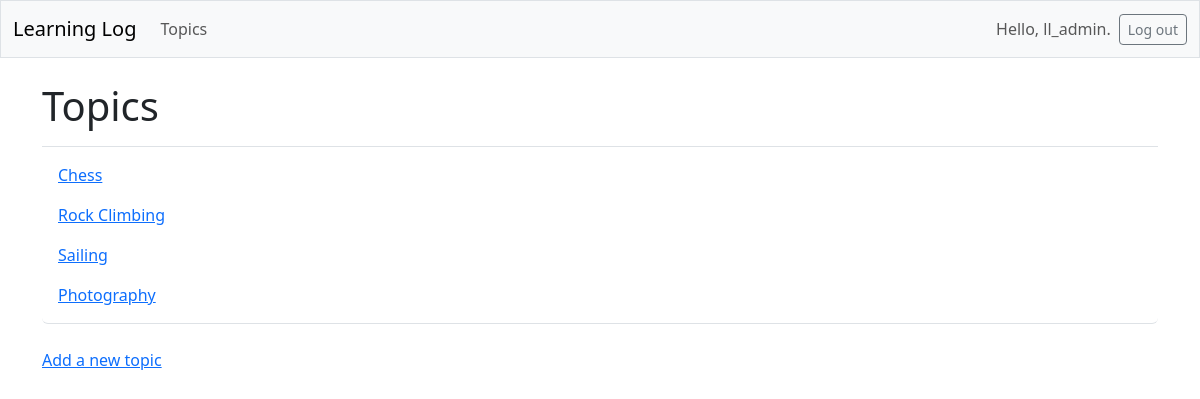
The app's page /topics/ (signed in) with its own data.
### learning_logs/models.py (models this page shows, shortened)
class Topic(models.Model):
    text = models.CharField(max_length=200)
    date_added = models.DateTimeField(auto_now_add=True)
    owner = models.ForeignKey(User, on_delete=models.CASCADE)

### learning_logs/views.py (the view)
# urls.py: path('topics/', views.topics, name='topics'),
@login_required
def topics(request):
    topics = Topic.objects.filter(owner=request.user).order_by('date_added')
    context = {'topics':topics}
    return render(request, 'learning_logs/topics.html', context)

### learning_logs/templates/learning_logs/topics.html
{% extends 'learning_logs/base.html' %}
{% block page_header %}
  <h1>Topics</h1>
{% endblock page_header %}
{% block content %}
  <ul class="list-group border-bottom pb-2 mb-4">
    {% for topic in topics %}
      <li class="list-group-item border-0">
        <a href="{% url 'learning_logs:topic' topic.id %}">
          {{ topic.text }}</a>
      </li>
    {% empty %}
      <li class="list-group-item border-0">No topics have been added yet.</li>
    {% endfor %}
  </ul>
  <a href="{% url 'learning_logs:new_topic' %}">Add a new topic</a>
{% endblock content %}

### learning_logs/templates/learning_logs/base.html (shortened to what this page needs)
<!doctype html>
<html lang="en">
<head>
  {% load django_bootstrap5 %}
  {% bootstrap_css %}
</head>
<body>
  <nav class="navbar navbar-expand-md navbar-light bg-light mb-4 border">
    <div class="container-fluid">
      <a class="navbar-brand" href="{% url 'learning_logs:index' %}">
          Learning Log</a>
      <div class="collapse navbar-collapse" id="navbarCollapse">
        <ul class="navbar-nav me-auto mb-2 mb-md-0">
          <li class="nav-item">
            <a class="nav-link" href="{% url 'learning_logs:topics' %}">
              Topics</a></li>
        </ul>
        <ul class="navbar-nav ms-auto mb-2 mb-md-0">
          {% if user.is_authenticated %}
            <li class="nav-item">
              <span class="navbar-text me-2">Hello, {{ user.username }}.
                </span></li>
          {% endif %}
        </ul>
        {% if user.is_authenticated %}
          <form action="{% url 'accounts:logout' %}" method='post'>
            <button name='submit' class='btn btn-outline-secondary btn-sm'>
              Log out</button>
          </form>
        {% endif %}
      </div>
    </div>
  </nav>
  <main class="container">
    <div class="pb-2 mb-2 border-bottom">
      {% block page_header %}{% endblock page_header %}
    </div>
    <div>
      {% block content %}{% endblock content %}
    </div>
  </main>
</body>
</html>

### records on screen
Topic: text "Chess"
Topic: text "Rock Climbing"
Topic: text "Sailing"
Topic: text "Photography"

### other values on screen
{{ user.username }} "ll_admin"
